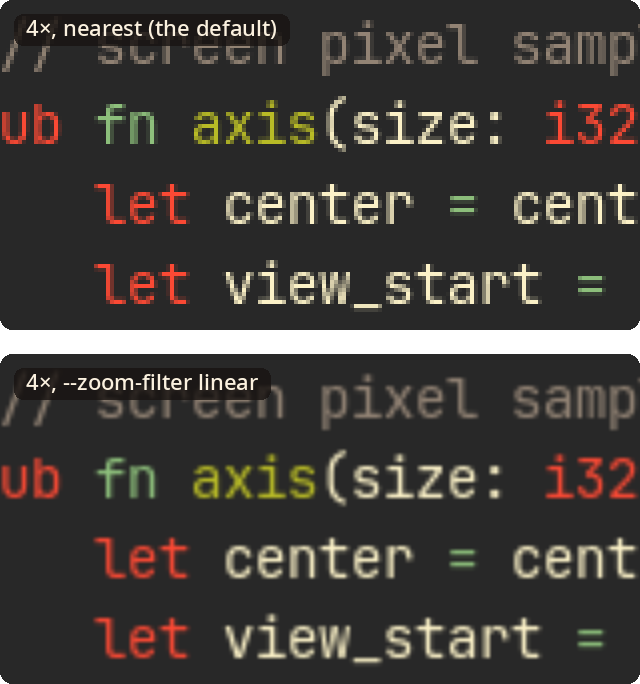
#> input picture site/media/zoom-filters-tall.webp, 640 x 684 px
$ python compare.py ../site/media/zoom-filters-tall.webp
#> lines starting #> are read from the running program, lines starting #| are printed output that depends on the picture
#!/usr/bin/env python3
"""Compares two screenshots pixel by pixel, optionally ignoring rectangles or
comparing only within some.

usage: compare.py A.png B.png [--ignore X,Y,W,H]... [--only X,Y,W,H]...
Prints the number of differing pixels, the largest channel difference and the
bounding box of the differences; exits 1 when they differ.
"""
import sys

import numpy as np
from PIL import Image


def main():
    args = sys.argv[1:]
    paths = [a for a in args if not a.startswith("--") and "," not in a]
    rects = lambda flag: [tuple(map(int, args[i + 1].split(","))) for i, a in enumerate(args) if a == flag]
    a = np.asarray(Image.open(paths[0]).convert("RGB")).astype(int)
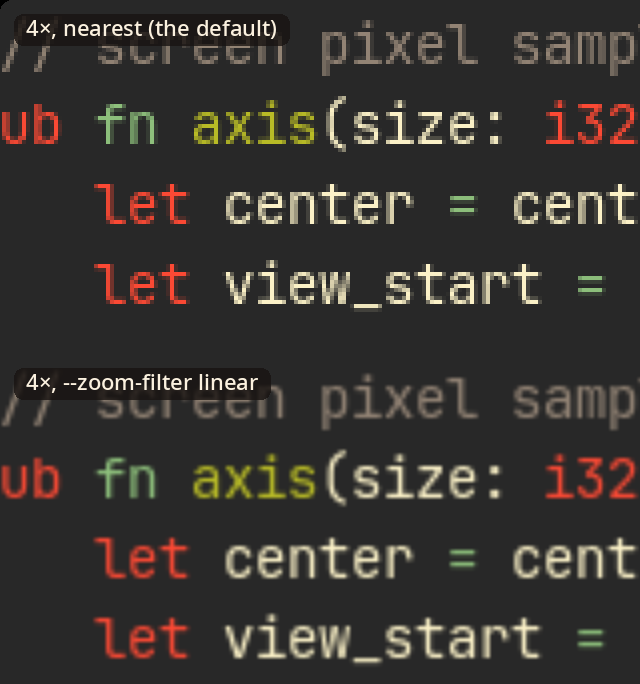
#> a: shape (684, 640, 3) int64; mean R, G, B 56.9, 53, 49.1
#> (the run stopped early here; a loop or call above may not have finished)

$ run again, on site/media/zoom-pair-tall.webp
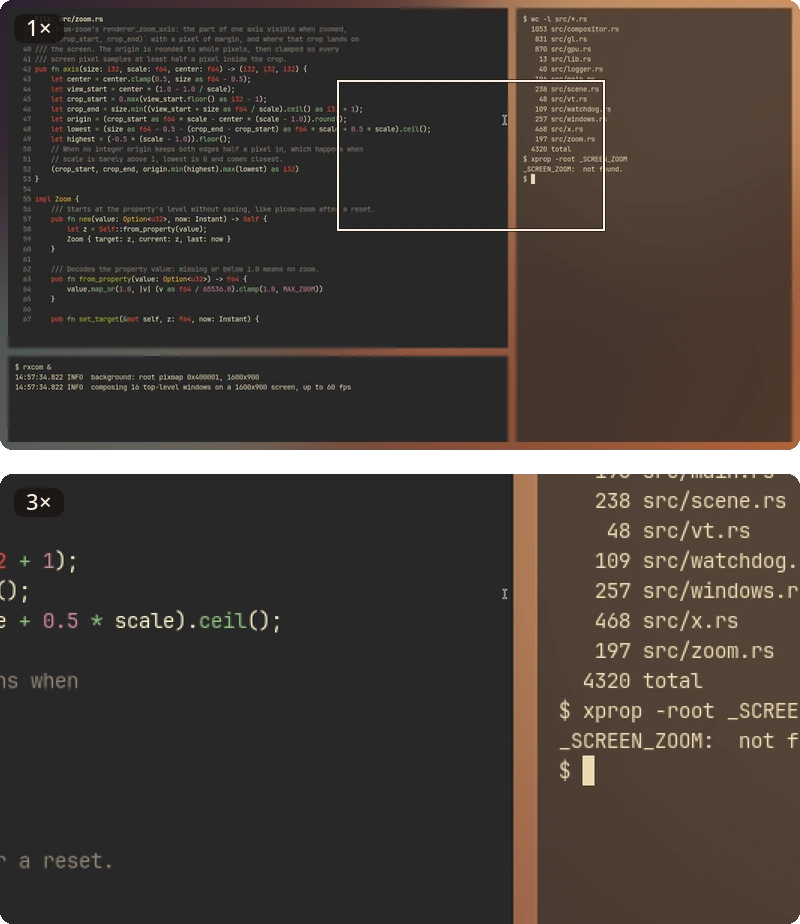
#> input picture site/media/zoom-pair-tall.webp, 800 x 924 px
#> in main, `a = np.asarray(Image.open(paths[0]).convert("RGB")).astype(int)`:
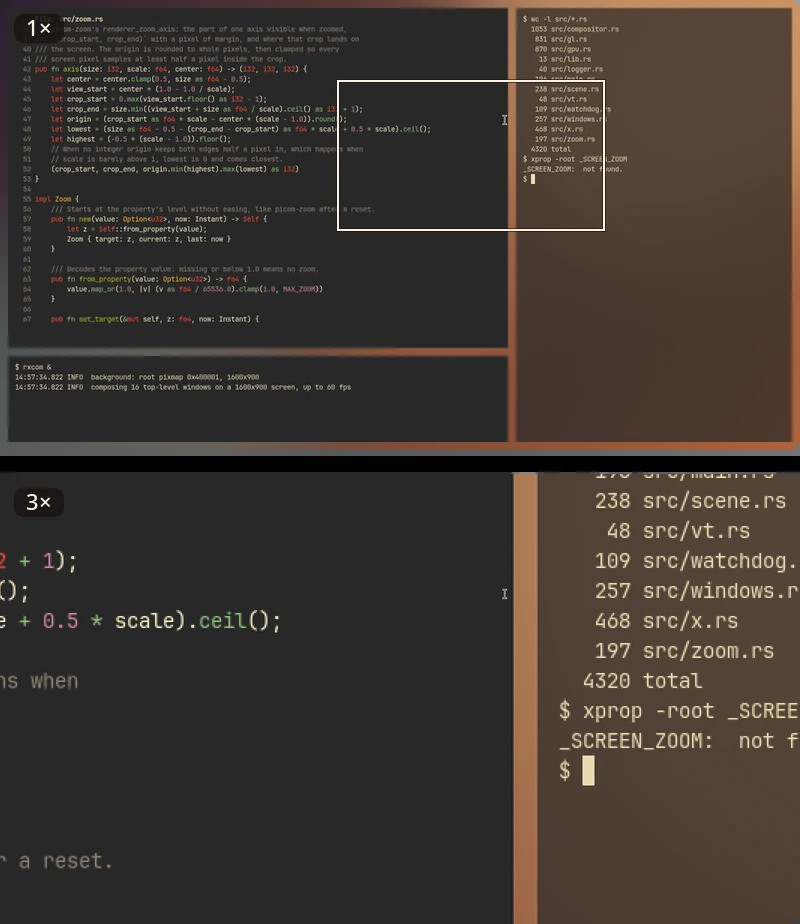
#> a: shape (924, 800, 3) int64; mean R, G, B 61.5, 53.9, 48.3
